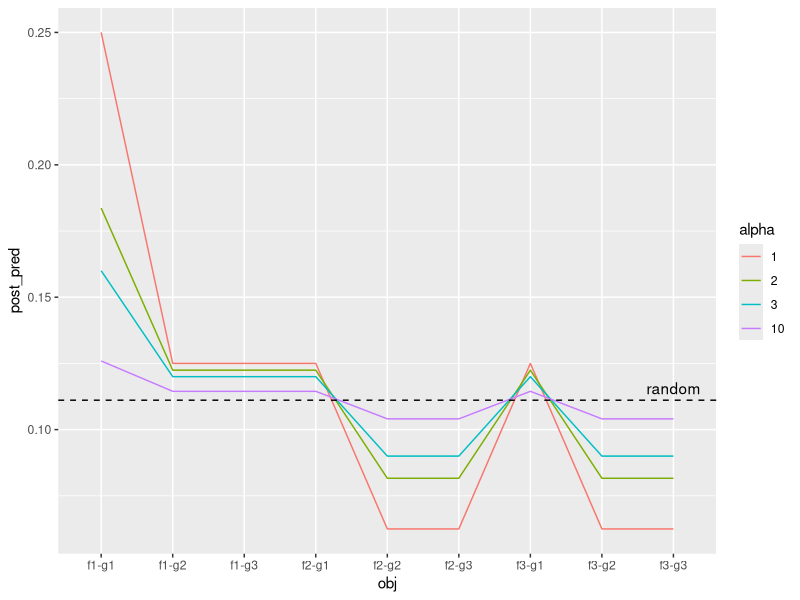
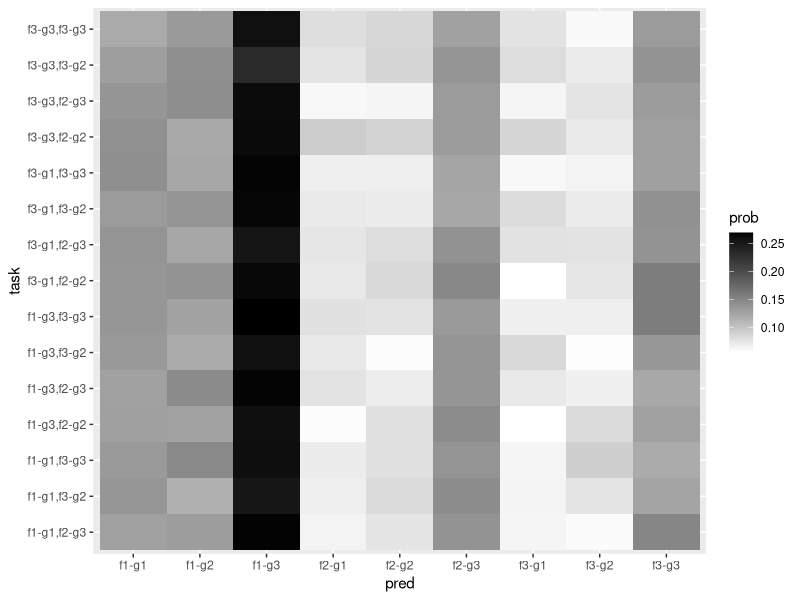
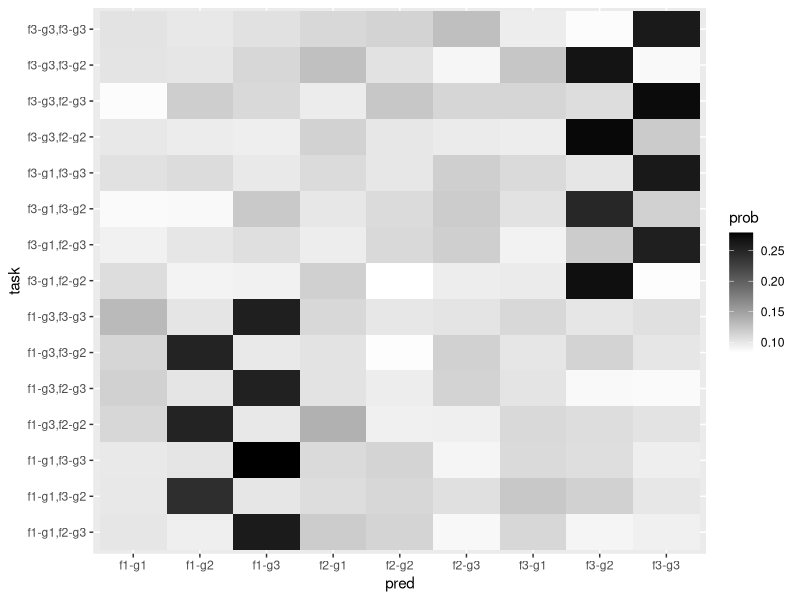
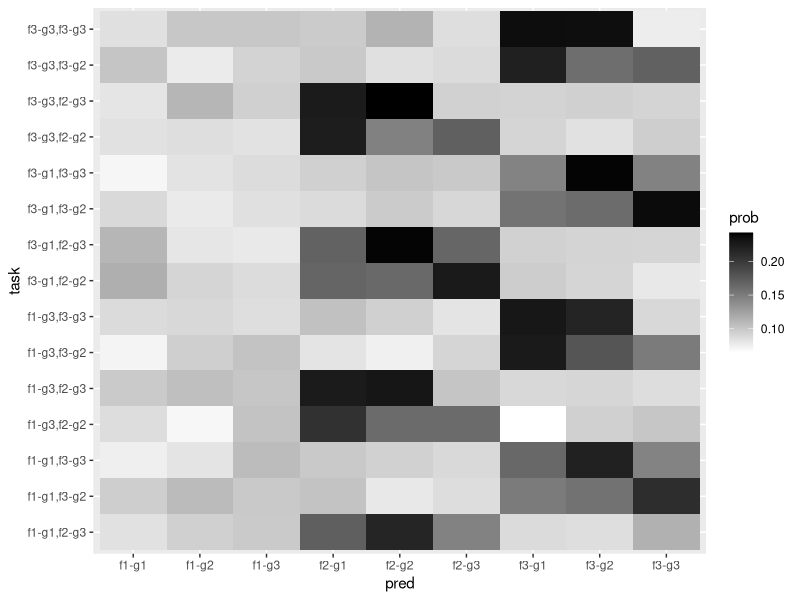
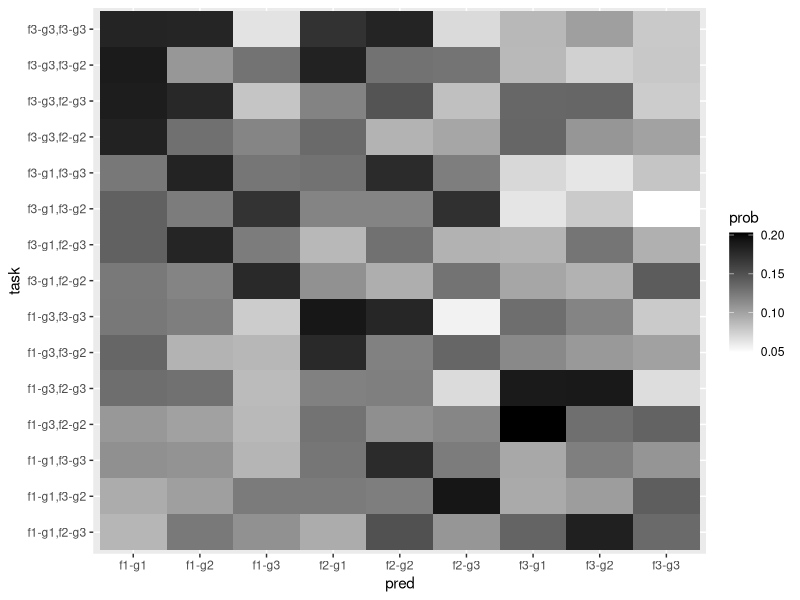

The R source for these figures, in order: (Note: this script raises an error after producing the figures.)

options("scipen" = 10)
options()$scipen

library(dplyr)
library(ggplot2)
library(viridis)

# Feature configs
features<-list()
features[['f']]<-paste0('f', seq(3))
features[['g']]<-paste0('g', seq(3))

all_objs<-c()
for (f in features[['f']]) {
  for (g in features[['g']]) {
    all_objs<-c(all_objs, paste0(f, '-', g))
  }
}

# Helper functions
normalize<-function(vec) {
  sum<-sum(vec); norm<-vec/sum; return(norm)
}
softmax<-function(vec, base=1) {
  v_exp<-exp(vec*base); sum<-sum(v_exp)
  return(v_exp/sum)
}
read_f<-function(feature, obj) {
  f_idx<-if (feature=='f') 1 else 2
  return(strsplit(obj, '-')[[1]][f_idx])
}
flatten<-function(list, sep=',') {
  str=c()
  for (i in 1:length(list)) str<-c(str, list[[i]])
  return(paste(str, collapse=sep))
}
to_list<-function(str, sep=',') {
  vecs<-strsplit(str, sep)[[1]]
  data<-list()
  data[['agent']]<-vecs[1]
  data[['recipient']]<-vecs[2]
  if (length(vecs) > 2) data[['result']]<-vecs[3]
  return(data)
}


# Non-causal baseline
## Single prediction
rand<-1/length(all_objs)
post_cat<-function(obs, alpha) {
  # Dirchilet
  post_cat_per_feature<-function(f, f_ob, alpha) {
    df<-data.frame(features[[f]]); colnames(df)<-c('f_val'); df$f_val<-as.character(df$f_val)
    df<-df%>%
      mutate(prior=alpha, obs=if_else(f_val==f_ob, 1, 0))%>%
      mutate(post=prior+obs)
    df$norm<-normalize(df$post)
    return(df%>%select(f_val, post=norm))
  }
  
  post<-data.frame(f_val=character(0),post=numeric(0))
  for (f in names(features)) {
    post<-rbind(post, post_cat_per_feature(f, read_f(f, obs), alpha))
  }
  
  post_pred<-c()
  for (o in all_objs) {
    f_post<-post%>%filter(f_val==read_f('f', o))%>%select(post)
    g_post<-post%>%filter(f_val==read_f('g', o))%>%select(post)
    post_pred<-c(post_pred, as.numeric(f_post*g_post))
  }
  
  df<-data.frame(obj=all_objs, post_pred); df$obj<-as.character(df$obj)
  return(df)
}

## Plots
non_causal<-post_cat(all_objs[1], 1)%>%mutate(alpha=1)
for (a in c(2,3,10)) non_causal<-rbind(non_causal,(post_cat(all_objs[1], a)%>%mutate(alpha=a)))
non_causal$alpha<-as.factor(non_causal$alpha)
ggplot(non_causal, aes(x=obj, y=post_pred, group=alpha, color=alpha)) + geom_line() + 
  geom_hline(yintercept=rand, linetype="dashed") +
  annotate(geom="text", label='random', x=9, y=rand, vjust=-.5)

## Predict for Agent-Recipient-Result data points
demo<-list()
demo[['agent']]<-'f1-g1'
demo[['recipient']]<-'f2-g2'
demo[['result']]<-'f1-g3'

get_trials<-function(data) {
  diff_fval<-function(feature, v1, v2) {
    return(setdiff(features[[feature]], c(v1, v2)))
  }
  af<-read_f('f', data[['agent']])
  ag<-read_f('g', data[['agent']])
  rf<-read_f('f', data[['recipient']])
  rg<-read_f('g', data[['recipient']])
  df<-sample(diff_fval('f', af, rf), 1)
  dg<-sample(diff_fval('g', ag, rg), 1)
  
  ta_f<-c(rep(af,3),rep(df,4),rep(af,4),rep(df,4))
  ta_g<-c(rep(ag,3),rep(ag,4),rep(dg,4),rep(dg,4))
  tr_f<-c(rf,df,df,rep(c(rf,rf,df,df),3))
  tr_g<-c(dg, rep(c(rg,dg),7))
  
  df<-data.frame(trial=seq(15), ta_f, ta_g, tr_f, tr_g)
  df<-df%>%
    mutate(agent=paste0(ta_f,'-', ta_g), recipient=paste0(tr_f,'-', tr_g))%>%
    mutate(task=paste0(agent, ',', recipient))%>%
    select(trial, task)
  return(df)
}

get_cat_preds<-function(data, alpha, noise=TRUE){
  df<-data.frame(task=character(0), pred=character(0), prob=numeric(0))
  pp<-post_cat(data[['result']], alpha)
  for (t in get_trials(data)$task) {
    for (o in pp$obj) {
      pf<-data.frame(task=t, pred=o, prob=pp$post_pred[pp$obj==o])
      if (noise==FALSE) df<-rbind(df, pf) else {
        pf$prob<-pf$prob+rnorm(1, 0.01, 0.01)
        df<-rbind(df, pf) 
      }
    }
  }
  return(df)
}
non_causal_demo<-get_cat_preds(demo, 1, T)

## Plot
plot_pred_hm<-function(data) {
  g<-ggplot(data, aes(pred, task, fill=prob)) + 
    geom_tile() + 
    scale_fill_gradient(low="white", high="black")
  return(g)
}
plot_pred_hm(non_causal_demo)

# Construct causal theories
compose_hypo<-function(data) {
  hypo_per_feature<-function(feature, data) {
    hypo<-c()
    f<-substr(feature, 1, 1)
    af<-read_f(feature, data[['agent']])
    rf<-read_f(feature, data[['recipient']])
    tf<-read_f(feature, data[['result']])
    if (tf==rf) {
      hypo<-c(hypo, paste(c(f,'(T)', '=', f, '(R)'), collapse=''))
    } else {
      if (tf==af) {
        hypo<-c(hypo, paste(c(f,'(T)', '=', f, '(A)'), collapse=''))
      } else {
        hypo<-c(hypo, c(paste(c(f,'(T)', '~', f, '(R)'), collapse=''),
                        paste(c(f,'(T)', '~', f, '(A)'), collapse='')))
      }
    }
    return(hypo)
  }
  hypo<-list()
  hypos<-c()
  hypo[['f']]<-hypo_per_feature('f', data)
  hypo[['g']]<-hypo_per_feature('g', data)
  for (f in hypo[['f']]) {
    for (g in hypo[['g']]) {
      hypos<-c(hypos, paste0(f, ',', g))
    }
  }
  return(hypos)
}
get_causal_pred<-function(data, t, noise=FALSE) {
  get_pred_per_hypo<-function(task, hypo, t) {
    get_result_val<-function(feature, desc, task) {
      relation<-substr(desc, 5, 5)
      t_idx<-if (substr(desc, 8, 8)=='A') 1 else 2
      t_val<-read_f(feature, strsplit(task, ',')[[1]][t_idx])
      if (relation=='=') return(t_val) else {
        return(setdiff(features[[feature]], t_val))
      }
    }
    
    f_pred<-list()
    for (d in strsplit(hypo, ',')[[1]]) {
      f<-substr(d,1,1)
      f_pred[[f]]<-get_result_val(f, d, task)
    }
    
    pred<-c()
    for (f in f_pred[['f']]) {
      for (g in f_pred[['g']]) {
        pred<-c(pred, paste0(f, '-', g))
      }
    }
    
    df<-data.frame(obj=all_objs); df$obj<-as.character(df$obj)
    df$yes<-as.numeric(df$obj%in%pred)
    df$pp<-softmax(df$yes, t)
    return(df[,c('obj', 'pp')])
  }
  get_pred_per_task<-function(data, task, t) {
    hypo<-compose_hypo(data)
    df<-data.frame(obj=all_objs); df$obj<-as.character(df$obj)
    for (i in 1:length(hypo)) {
      hcol<-paste0('h_', i)
      x<-get_pred_per_hypo(task, hypo[i], t)
      df<-df%>%left_join(x, by='obj')%>%rename(!!hcol:=pp)
    }
    df<-df%>%mutate(task=task, pred=obj,
                    sum = rowSums(.[2:ncol(df)]))
    df$prob<-normalize(df$sum)
    return(df[,c('task', 'pred', 'prob')])
  }
  
  df<-data.frame(task=character(0), obj=character(0), prob=numeric(0))
  tasks<-get_trials(data)$task
  for (tk in tasks) {
    df<-rbind(df, get_pred_per_task(data, tk, t))
  }
  
  if (noise==FALSE) return(df) else {
    df$noise<-mapply(rnorm, 1, rep(0.01, length(df$pred)), rep(0.01, length(df$pred)))
    df$prob<-df$prob+df$noise
    return(df[,c('task', 'pred', 'prob')])
  }
}

## Plot
match_af<-demo; match_af[['result']]<-'f1-g2'
plot_pred_hm(get_causal_pred(match_af, 1, T))

match_diff<-demo; match_diff[['result']]<-'f2-g3'
plot_pred_hm(get_causal_pred(match_diff, 1, T))

all_diff<-demo; all_diff[['result']]<-'f3-g3'
plot_pred_hm(get_causal_pred(all_diff, 1, T))


# Full simulation results
get_obs_pred<-function(src, ob_cg, is_causal, noise=T, alpha=1, tpt=1) {
  od<-src; od[['result']]<-ob_cg[[1]]
  df<-if (is_causal) get_causal_pred(od, tpt, noise) else get_cat_preds(od, alpha, noise)
  df$type<-if (is_causal) 'causal' else 'non_causal'
  df$obs<-ob_cg[[1]]
  df$label<-names(ob_cg)
  return(df)
}

demo
ob_config<-list()
ob_config[['no_change']]='f2-g2'
ob_config[['same_as_agent']]='f1-g1'
ob_config[['one_match']]='f2-g1'
ob_config[['one_dif']]='f2-g3'
ob_config[['all_diff']]='f3-g3'

df.sim<-get_obs_pred(demo, ob_config[1], T)
for (i in 1:length(obs)) {
  for (t in c(T, F)) {
    if (!(i==1&t==T)) df.sim<-rbind(df.sim, get_obs_pred(demo, ob_config[i], t))
  }
}
df.sim$type<-factor(df.sim$type, levels=c('non_causal', 'causal'))
df.sim$label<-factor(df.sim$label, levels=names(ob_config))

save(df.sim, file='sim.Rdata')

ggplot(df.sim, aes(pred, task, fill=prob)) + geom_tile() + 
  scale_fill_viridis(option="E", direction=-1, end=0.7) +
  #scale_fill_gradient(low="white", high="black") +
  facet_grid(type~label)




